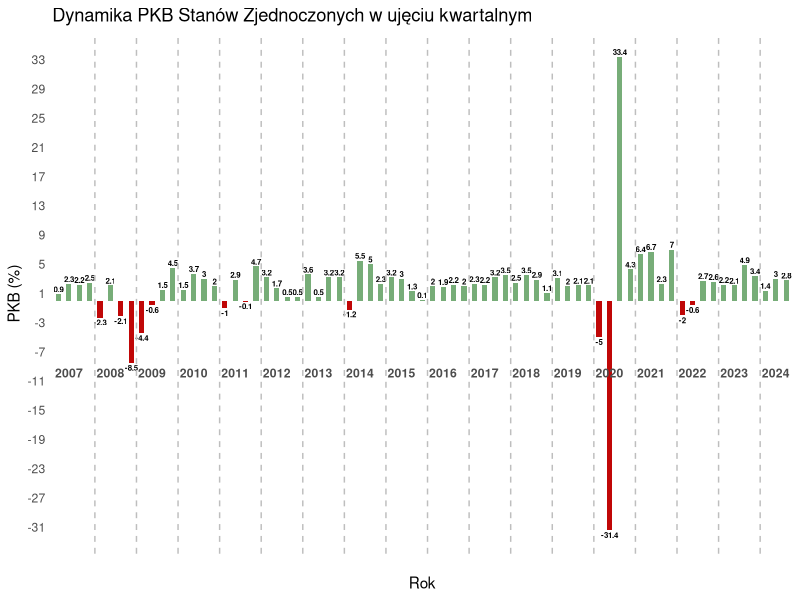

Write the R code that produced this figure.
library(dplyr)
library(ggplot2)
library(tidyr)
dane_pkb <- data.frame(
  Rok = c(
    "2007 Q1", "2007 Q2", "2007 Q3", "2007 Q4",
    "2008 Q1", "2008 Q2", "2008 Q3", "2008 Q4",
    "2009 Q1", "2009 Q2", "2009 Q3", "2009 Q4",
    "2010 Q1", "2010 Q2", "2010 Q3", "2010 Q4",
    "2011 Q1", "2011 Q2", "2011 Q3", "2011 Q4",
    "2012 Q1", "2012 Q2", "2012 Q3", "2012 Q4",
    "2013 Q1", "2013 Q2", "2013 Q3", "2013 Q4",
    "2014 Q1", "2014 Q2", "2014 Q3", "2014 Q4",
    "2015 Q1", "2015 Q2", "2015 Q3", "2015 Q4",
    "2016 Q1", "2016 Q2", "2016 Q3", "2016 Q4",
    "2017 Q1", "2017 Q2", "2017 Q3", "2017 Q4",
    "2018 Q1", "2018 Q2", "2018 Q3", "2018 Q4",
    "2019 Q1", "2019 Q2", "2019 Q3", "2019 Q4",
    "2020 Q1", "2020 Q2", "2020 Q3", "2020 Q4",
    "2021 Q1", "2021 Q2", "2021 Q3", "2021 Q4",
    "2022 Q1", "2022 Q2", "2022 Q3", "2022 Q4",
    "2023 Q1", "2023 Q2", "2023 Q3", "2023 Q4",
    "2024 Q1", "2024 Q2", "2024 Q3"
  ),
  PKB = c(
    0.9, 2.3, 2.2, 2.5,
    -2.3, 2.1, -2.1, -8.5, #!!!!!!!!!
    -4.4, -0.6, 1.5, 4.5,
    1.5, 3.7, 3.0, 2.0,
    -1.0, 2.9, -0.1, 4.7,
    3.2, 1.7, 0.5, 0.5,
    3.6, 0.5, 3.2, 3.2,
    -1.2, 5.5, 5.0, 2.3,
    3.2, 3.0, 1.3, 0.1,
    2.0, 1.9, 2.2, 2.0,
    2.3, 2.2, 3.2, 3.5,
    2.5, 3.5, 2.9, 1.1,
    3.1, 2.0, 2.1, 2.1,
    -5.0, -31.4, 33.4, 4.3,
    6.4, 6.7, 2.3, 7.0,
    -2.0, -0.6, 2.7, 2.6,
    2.2, 2.1, 4.9, 3.4,  
    1.4, 3.0, 2.8  
  )
)
dane_pkb
str(dane_pkb)

ggplot(dane_pkb, aes(x = Rok, y = PKB, fill = PKB > 0)) +
  geom_col(width = 0.5) +
  scale_fill_manual(values = c("TRUE" = "#77AD78", "FALSE" = "#C00707")) +
  labs(title = "Dynamika PKB Stanów Zjednoczonych w ujęciu kwartalnym",
       x = "Rok",
       y = "PKB (%)") +
  theme_minimal() +
  scale_x_discrete(
    breaks = c("2007 Q2", "2008 Q2", "2009 Q2", "2010 Q2", "2011 Q2","2012 Q2", "2013 Q2", "2014 Q2", "2015 Q2", "2016 Q2","2017 Q2", "2018 Q2", "2019 Q2", "2020 Q2", "2021 Q2","2022 Q2", "2023 Q2", "2024 Q2"),
    labels = c("2007", "2008", "2009", "2010", "2011","2012", "2013", "2014", "2015", "2016","2017", "2018", "2019", "2020", "2021","2022", "2023", "2024")) +            
  guides(fill = "none") +
  geom_text(aes(label = PKB, 
                vjust = ifelse(PKB > 0, -0.3, 1.3),  # Pozycjonowanie tekstu nad lub pod słupkiem
                fontface = "bold"), size = 2)+
  
  
  geom_vline(xintercept = seq(4, length(dane_pkb$Rok), by = 4) + 0.5, linetype = "dashed", color = "gray", size = 0.5)+
  
  
  
  theme(plot.background = element_rect(fill = "white", color = "white"),
        panel.grid = element_blank(),  
        panel.grid.major = element_blank(), 
        panel.grid.minor = element_blank(),
        axis.text.x = element_text(vjust = 65, face = "bold")
  )+
  scale_y_continuous(breaks = seq(min(round(dane_pkb$PKB),0), max(dane_pkb$PKB), by = 4))
  
  
  
  
  
  
  
  
#Początkowy wykres nie ma podpisanych osi, są wartości, które wychodzą poza skalę.
#Lata, które znajdują się na osi Y nie są widoczne oraz ogólna kolorystyka wykresu utrudnia jego czytanie

